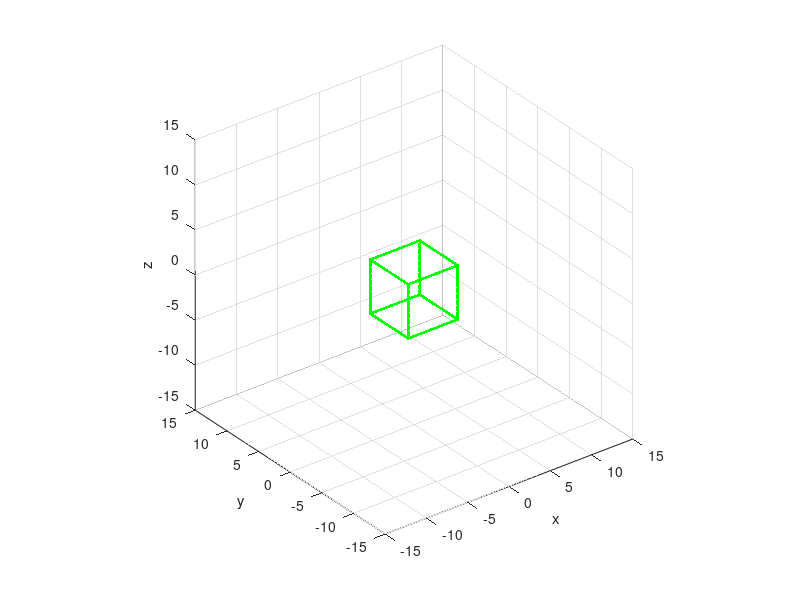

The MATLAB source for this figure: (Note: this script raises an error after producing the figure.)
% ROTATING CUBE FRAME
% This program requires the created funcions rot3 and trans3

% Creating the cube lines
n= 100;
L1 = [linspace(-3,3,n);
    (ones(1,n)*-3);
    (ones(1,n)*-3)];
L2 = [(ones(1,n)*-3);
    linspace(-3,3,n);
    (ones(1,n)*-3)];
L3 = [linspace(-3,3,n);
    (ones(1,n)*3);
    (ones(1,n)*-3)];
L4 = [(ones(1,n)*3);
    linspace(-3,3,n);
    (ones(1,n)*-3)];
L5 = [linspace(-3,3,n);
    (ones(1,n)*-3);
    (ones(1,n)*3)];
L6 = [(ones(1,n)*-3);
    linspace(-3,3,n);
    (ones(1,n)*3)];
L7 = [linspace(-3,3,n);
    (ones(1,n)*3);
    (ones(1,n)*3)];
L8 = [(ones(1,n)*3);
    linspace(-3,3,n);
    (ones(1,n)*3)];
L9 = [(ones(1,n)*-3);
    (ones(1,n)*-3);
    linspace(-3,3,n)];
L10 = [(ones(1,n)*3);
    (ones(1,n)*-3);
    linspace(-3,3,n)];
L11 = [(ones(1,n)*-3);
    (ones(1,n)*3);
    linspace(-3,3,n)];
L12 = [(ones(1,n)*3);
    (ones(1,n)*3);
    linspace(-3,3,n)];

% Creating entire cube
cube = [L1 L2 L3 L4 L5 L6 L7 L8 L9 L10 L11 L12];
cube = [cube; ones(1,12*n)];

% Plot cube
plot3(cube(1,:), cube(2,:), cube(3,:), '.r')
hold on
axis equal
axis([-15 15 -15 15 -15 15])
grid on
xlabel("x")
ylabel("y")
zlabel("z")

pause(1)

% Create copy of cube and display
r_cube = cube;
h=plot3(r_cube(1,:), r_cube(2,:), r_cube(3,:), '.g');

% Animate cube
n_frames = 30;
r = linspace(0,pi/2,n_frames);
t = linspace(0,10,n_frames);

for a = 1:n_frames
    r_cube = trans3(t(a),0,0)*rot3("z", r(a))*cube;
    set(h, "XData", r_cube(1,:), "YData", r_cube(2,:), "ZData",  r_cube(3,:))
    pause(0.05)
end

for a = linspace(0,pi,n_frames)
    r_cube = rot3("y",a)*trans3(10,0,0)*cube;
    set(h, "XData", r_cube(1,:), "YData", r_cube(2,:), "ZData",  r_cube(3,:))
    pause(0.05)
end

for a = linspace(0,pi/4,n_frames)
    r_cube = rot3("y",pi)*trans3(10,0,0)*rot3("x",a)*cube;
    set(h, "XData", r_cube(1,:), "YData", r_cube(2,:), "ZData",  r_cube(3,:))
    pause(0.05)
end

for a = linspace(0,pi/2,n_frames)
    r_cube = rot3("z",a)*rot3("y",pi)*trans3(10,0,0)*rot3("x",pi/4)*cube;
    set(h, "XData", r_cube(1,:), "YData", r_cube(2,:), "ZData",  r_cube(3,:))
    pause(0.05)
end

for a = linspace(0,pi/2,n_frames)
    r_cube = rot3("x",-a)*rot3("z",pi/2)*rot3("y",pi)*trans3(10,0,0)*rot3("x",pi/4)*cube;
    set(h, "XData", r_cube(1,:), "YData", r_cube(2,:), "ZData",  r_cube(3,:))
    pause(0.05)
end

for a = linspace(0,4,n_frames)
    r_cube = trans3(0,0,-a)*rot3("x",-pi/2)*rot3("z",pi/2)*rot3("y",pi)*trans3(10,0,0)*rot3("x",pi/4)*cube;
    set(h, "XData", r_cube(1,:), "YData", r_cube(2,:), "ZData",  r_cube(3,:))
    pause(0.05)
end

hold off

